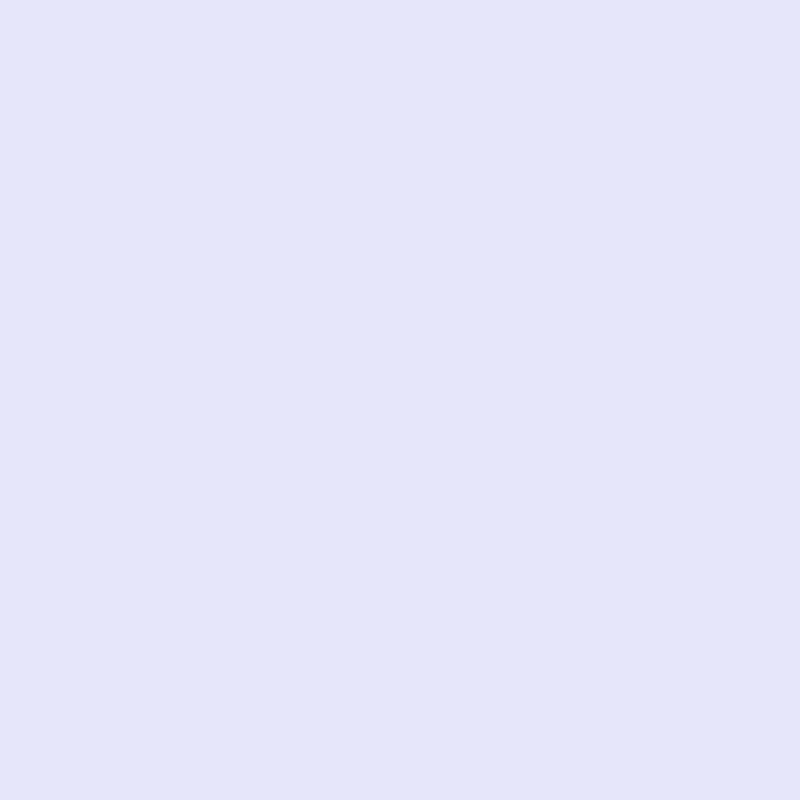
Frame 1 (no input)
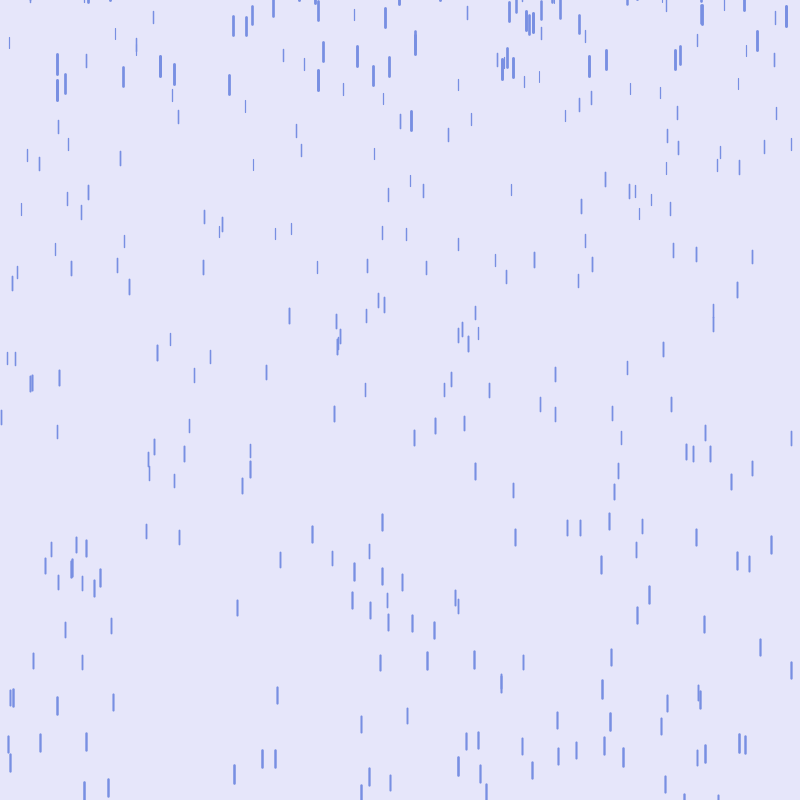
Frame 60 (the mouse pressed at the canvas centre just before this capture)
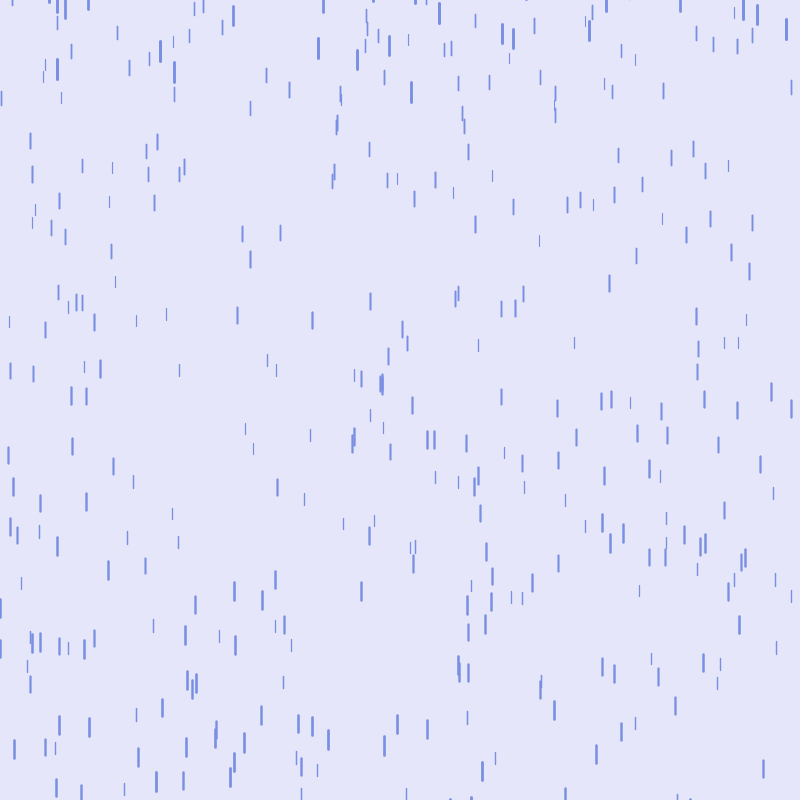
Frame 120 (the mouse held since frame 60 and released just before this capture)

The Processing sketch that drew these frames (run headless with seeded random() and noise(); from frame 60 on, the mouse is pressed at the canvas centre):

// Processing sketch: sketch_experim
// ── sketch_experim.pde
Drop[] drops = new Drop[500];

void setup() {
  size(800, 800);
  for (int i = 0; i < drops.length; i++) {
    drops[i] = new Drop();
  }
}

void draw() {
  background(230, 230, 250);
  for (int i = 0; i < drops.length; i++) {
    drops[i].fall();
    drops[i].show();
  }
}
// ── RAIN.pde
class Drop {
  float x;
  float y;
  float z;
  float len;
  float yspeed;

  Drop() {
    x  = random(width);
    y  = random(-500, -50);
    z  = random(0, 20);
    len = map(z, 0, 20, 10, 20);
    yspeed  = map(z, 0, 20, 1, 20);
  }

  void fall() {
    y = y + yspeed;
    float grav = map(z, 0, 20, 0, 0.2);
    yspeed = yspeed + grav;

    if (y > height) {
      y = random(-200, -100);
      yspeed = map(z, 0, 20, 4, 10);
    }
  }

  void show() {
    float thick = map(z, 0, 20, 1, 3);
    strokeWeight(thick);
    stroke(120, 143, 226);
    line(x, y, x, y+len);
  }
}
